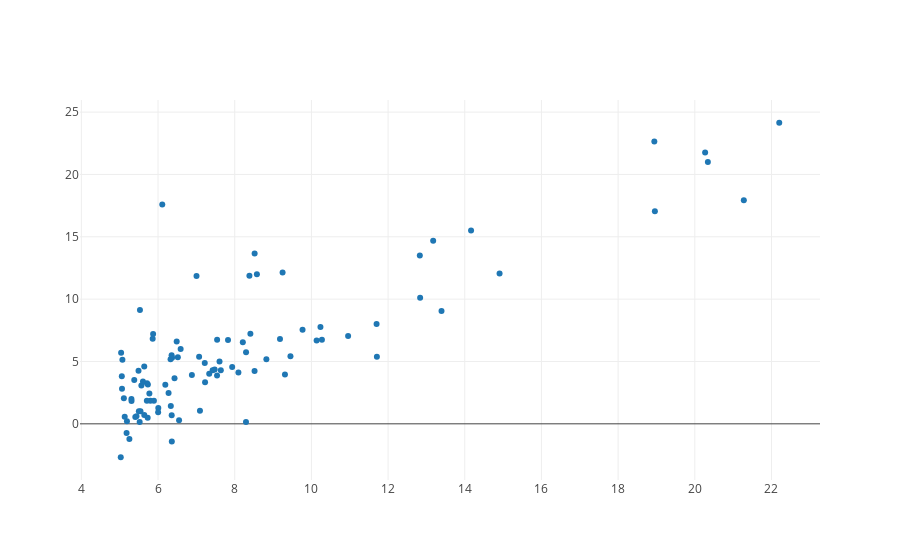

Source (notebook cell):
### Markdown cell above
### Plotting the data

Before starting on any task, it is often useful to understand the data by visualizing it. For this dataset, you can use a scatter plot to visualize the data, since it has only two properties to plot (profit and population). Many other problems that you will encounter in real life are multi-dimensional and can't be plotted on a 2-d plot.

### Code cell
// rust code to plot the data

use plotly::{Plot,Scatter};
use plotly::common::{Mode, Title};
use plotly::ndarray::ArrayTraces;
use ndarray::prelude::*;

let mut plot = Plot::new();
let ndarray = df.to_ndarray::<Float64Type>()?;
let trace = Scatter::from_array(ndarray.slice(s![..,0]).into_owned(),ndarray.slice(s![..,1]).into_owned()).mode(Mode::Markers);
plot.add_trace(trace);
// let layout = Layout::new().height(800);
// plot.set_layout(layout);
plot.lab_display();
